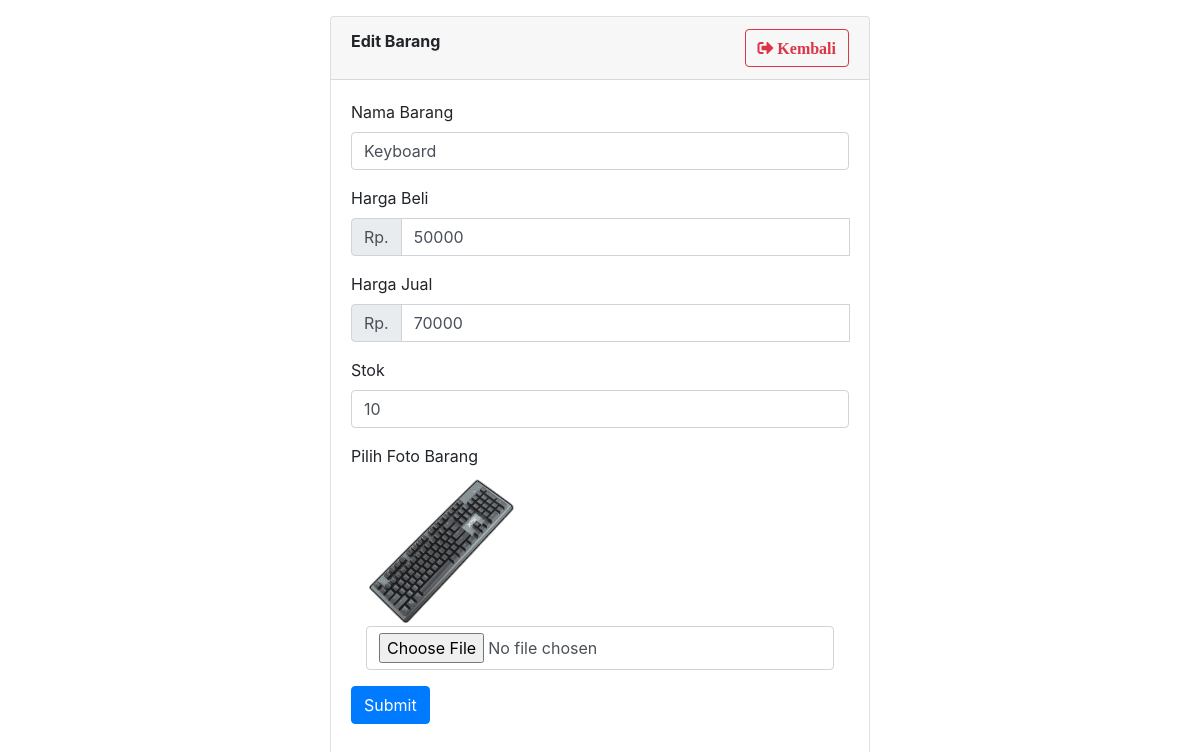
The app's page /edit.php?id=33 with its own data.
### tables this page shows
CREATE TABLE `contacts` (
  `id` int(10) UNSIGNED NOT NULL,
  `name` varchar(1000) NOT NULL,
  `hargabeli` int(50) NOT NULL,
  `hargajual` int(50) NOT NULL,
  `stok` int(50) NOT NULL,
  `image` text NOT NULL
);

### edit.php (the view, shortened to what this page needs)
<?php
  require_once('db.php');
  $upload_dir = 'uploads/';
  if (isset($_GET['id'])) {
    $id = $_GET['id'];
    $sql = "select * from contacts where id=".$id;
    $result = mysqli_query($conn, $sql);
    if (mysqli_num_rows($result) > 0) {
      $row = mysqli_fetch_assoc($result);
    }else {
      $errorMsg = 'Could not Find Any Record';
    }
  }
?>
<!DOCTYPE html>
<html>
  <head>
    <link rel="stylesheet" href="css/bootstrap.min.css">
    <link rel="stylesheet" href="https://use.fontawesome.com/releases/v5.0.13/css/all.css">
    <link rel="stylesheet" href="https://cdn.datatables.net/1.10.16/css/dataTables.bootstrap4.min.css">
    <link rel="stylesheet" href="https://cdnjs.cloudflare.com/ajax/libs/twitter-bootstrap/4.0.0/css/bootstrap.css">
  </head>
  <body>
    <nav class="navbar navbar-expand-md navbar-light navbar-laravel">
    </nav>
      <div class="container">
        <div class="row justify-content-center">
          <div class="col-md-6">
            <div class="card">
              <div class="card-header">
                <div class="font-weight-bold float-left">Edit Barang</div>
                <a class="btn btn-outline-danger float-right" href="index.php"><i class="fa fa-sign-out-alt">   Kembali</i></a>
              </div>
              <div class="card-body">
                <form class="" action="" method="post" enctype="multipart/form-data">
                    <div class="form-group">
                      <label for="name">Nama Barang</label>
                      <input type="text" class="form-control" name="name"  placeholder="Masukan Nama Barang" value="<?php echo $row['name']; ?>">
                    </div>
                    <div class="form-group">
                      <label for="hargabeli">Harga Beli</label>
                        <div class="input-group mb-3">
                          <div class="input-group-prepend">
                            <span class="input-group-text">Rp.</span>
                          </div>
                          <input type="number" class="form-control" name="hargabeli" placeholder="Masukan Harga Beli" value="<?php echo $row['hargabeli']; ?>">
                    </div>
                    <div class="form-group">
                      <label for="hargajual">Harga Jual</label>
                        <div class="input-group mb-3">
                          <div class="input-group-prepend">
                            <span class="input-group-text">Rp.</span>
                          </div>
                          <input type="number" class="form-control" name="hargajual" placeholder="Masukan Harga Jual" value="<?php echo $row['hargajual']; ?>">
                    </div>
                    <div class="form-group">
                      <label for="stok">Stok</label>
                      <input type="number" class="form-control" name="stok" placeholder="Masukan Jumlah Stok" value="<?php echo $row['stok']; ?>">
                    </div>
                    <div class="form-group">
                      <label for="image">Pilih Foto Barang</label>
                      <div class="container">
                        <img src="<?php echo $upload_dir.$row['image'] ?>" width="150">
                        <input type="file" class="form-control" name="image" value="">
                      </div>
                    </div>
                    <div class="form-group">
                      <button type="submit" name="Submit" class="btn btn-primary waves">Submit</button>
                    </div>
                </form>
              </div>
            </div>
          </div>
        </div>
      </div>
  </body>
</html>

### records on screen
contacts: name "Keyboard", hargabeli "50000", hargajual "70000", stok "10", image (picture)
